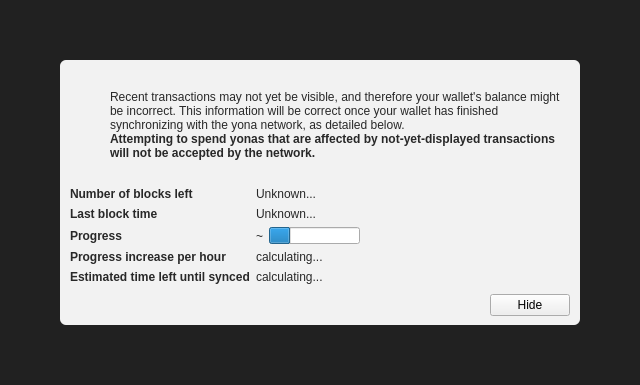
<?xml version="1.0" encoding="UTF-8"?>
<ui version="4.0">
 <class>ModalOverlay</class>
 <widget class="ModalOverlay" name="ModalOverlay">
  <property name="geometry">
   <rect>
    <x>0</x>
    <y>0</y>
    <width>640</width>
    <height>385</height>
   </rect>
  </property>
  <property name="windowTitle">
   <string>Form</string>
  </property>
  <layout class="QVBoxLayout" name="verticalLayout" stretch="0">
   <property name="sizeConstraint">
    <enum>QLayout::SetDefaultConstraint</enum>
   </property>
   <property name="leftMargin">
    <number>0</number>
   </property>
   <property name="topMargin">
    <number>0</number>
   </property>
   <property name="rightMargin">
    <number>0</number>
   </property>
   <property name="bottomMargin">
    <number>0</number>
   </property>
   <item>
    <widget class="QWidget" name="bgWidget" native="true">
     <property name="styleSheet">
      <string notr="true">#bgWidget { background: rgba(0,0,0,220); }</string>
     </property>
     <layout class="QVBoxLayout" name="verticalLayoutMain" stretch="1">
      <property name="leftMargin">
       <number>60</number>
      </property>
      <property name="topMargin">
       <number>60</number>
      </property>
      <property name="rightMargin">
       <number>60</number>
      </property>
      <property name="bottomMargin">
       <number>60</number>
      </property>
      <item>
       <widget class="QWidget" name="contentWidget" native="true">
        <property name="styleSheet">
         <string notr="true">#contentWidget { background: rgba(255,255,255,240); border-radius: 6px; }

QLabel { color: rgb(40,40,40);  }</string>
        </property>
        <layout class="QVBoxLayout" name="verticalLayoutSub" stretch="1,0,0,0">
         <property name="spacing">
          <number>0</number>
         </property>
         <property name="leftMargin">
          <number>10</number>
         </property>
         <property name="topMargin">
          <number>10</number>
         </property>
         <property name="rightMargin">
          <number>10</number>
         </property>
         <property name="bottomMargin">
          <number>10</number>
         </property>
         <item>
          <layout class="QHBoxLayout" name="horizontalLayoutIconText" stretch="0,1">
           <property name="topMargin">
            <number>20</number>
           </property>
           <item>
            <layout class="QVBoxLayout" name="verticalLayoutIcon">
             <property name="leftMargin">
              <number>0</number>
             </property>
             <item>
              <widget class="QPushButton" name="warningIcon">
               <property name="enabled">
                <bool>false</bool>
               </property>
               <property name="text">
                <string/>
               </property>
               <property name="icon">
                <iconset>
                 <normaloff>:/icons/warning</normaloff>
                 <disabledoff>:/icons/warning</disabledoff>:/icons/warning</iconset>
               </property>
               <property name="iconSize">
                <size>
                 <width>48</width>
                 <height>48</height>
                </size>
               </property>
               <property name="flat">
                <bool>true</bool>
               </property>
              </widget>
             </item>
             <item>
              <spacer name="verticalSpacerWarningIcon">
               <property name="orientation">
                <enum>Qt::Vertical</enum>
               </property>
               <property name="sizeHint" stdset="0">
                <size>
                 <width>20</width>
                 <height>40</height>
                </size>
               </property>
              </spacer>
             </item>
            </layout>
           </item>
           <item>
            <layout class="QVBoxLayout" name="verticalLayoutInfoText">
             <property name="leftMargin">
              <number>0</number>
             </property>
             <property name="topMargin">
              <number>0</number>
             </property>
             <item>
              <widget class="QLabel" name="infoText">
               <property name="text">
                <string>Recent transactions may not yet be visible, and therefore your wallet's balance might be incorrect. This information will be correct once your wallet has finished synchronizing with the yona network, as detailed below.</string>
               </property>
               <property name="textFormat">
                <enum>Qt::RichText</enum>
               </property>
               <property name="wordWrap">
                <bool>true</bool>
               </property>
              </widget>
             </item>
             <item>
              <widget class="QLabel" name="infoTextStrong">
               <property name="font">
                <font>
                 <weight>75</weight>
                 <bold>true</bold>
                </font>
               </property>
               <property name="text">
                <string>Attempting to spend yonas that are affected by not-yet-displayed transactions will not be accepted by the network.</string>
               </property>
               <property name="textFormat">
                <enum>Qt::RichText</enum>
               </property>
               <property name="wordWrap">
                <bool>true</bool>
               </property>
              </widget>
             </item>
             <item>
              <spacer name="verticalSpacerInTextSpace">
               <property name="orientation">
                <enum>Qt::Vertical</enum>
               </property>
               <property name="sizeHint" stdset="0">
                <size>
                 <width>20</width>
                 <height>40</height>
                </size>
               </property>
              </spacer>
             </item>
            </layout>
           </item>
          </layout>
         </item>
         <item>
          <spacer name="verticalSpacerAfterText">
           <property name="orientation">
            <enum>Qt::Vertical</enum>
           </property>
           <property name="sizeHint" stdset="0">
            <size>
             <width>20</width>
             <height>40</height>
            </size>
           </property>
          </spacer>
         </item>
         <item>
          <layout class="QFormLayout" name="formLayout">
           <property name="fieldGrowthPolicy">
            <enum>QFormLayout::FieldsStayAtSizeHint</enum>
           </property>
           <property name="horizontalSpacing">
            <number>6</number>
           </property>
           <property name="verticalSpacing">
            <number>6</number>
           </property>
           <property name="topMargin">
            <number>10</number>
           </property>
           <item row="0" column="0">
            <widget class="QLabel" name="labelNumberOfBlocksLeft">
             <property name="font">
              <font>
               <weight>75</weight>
               <bold>true</bold>
              </font>
             </property>
             <property name="text">
              <string>Number of blocks left</string>
             </property>
            </widget>
           </item>
           <item row="0" column="1">
            <widget class="QLabel" name="numberOfBlocksLeft">
             <property name="text">
              <string>Unknown...</string>
             </property>
            </widget>
           </item>
           <item row="1" column="0">
            <widget class="QLabel" name="labelLastBlockTime">
             <property name="font">
              <font>
               <weight>75</weight>
               <bold>true</bold>
              </font>
             </property>
             <property name="text">
              <string>Last block time</string>
             </property>
            </widget>
           </item>
           <item row="1" column="1">
            <widget class="QLabel" name="newestBlockDate">
             <property name="sizePolicy">
              <sizepolicy hsizetype="Maximum" vsizetype="Preferred">
               <horstretch>0</horstretch>
               <verstretch>0</verstretch>
              </sizepolicy>
             </property>
             <property name="text">
              <string>Unknown...</string>
             </property>
            </widget>
           </item>
           <item row="2" column="0">
            <widget class="QLabel" name="labelSyncDone">
             <property name="font">
              <font>
               <weight>75</weight>
               <bold>true</bold>
              </font>
             </property>
             <property name="text">
              <string>Progress</string>
             </property>
            </widget>
           </item>
           <item row="2" column="1">
            <layout class="QHBoxLayout" name="horizontalLayoutSync" stretch="0,1">
             <item>
              <widget class="QLabel" name="percentageProgress">
               <property name="text">
                <string notr="true">~</string>
               </property>
              </widget>
             </item>
             <item>
              <widget class="QProgressBar" name="progressBar">
               <property name="value">
                <number>24</number>
               </property>
               <property name="format">
                <string/>
               </property>
              </widget>
             </item>
            </layout>
           </item>
           <item row="4" column="0">
            <widget class="QLabel" name="labelProgressIncrease">
             <property name="font">
              <font>
               <weight>75</weight>
               <bold>true</bold>
              </font>
             </property>
             <property name="text">
              <string>Progress increase per hour</string>
             </property>
            </widget>
           </item>
           <item row="4" column="1">
            <widget class="QLabel" name="progressIncreasePerH">
             <property name="text">
              <string>calculating...</string>
             </property>
            </widget>
           </item>
           <item row="5" column="0">
            <widget class="QLabel" name="labelEstimatedTimeLeft">
             <property name="font">
              <font>
               <weight>75</weight>
               <bold>true</bold>
              </font>
             </property>
             <property name="text">
              <string>Estimated time left until synced</string>
             </property>
            </widget>
           </item>
           <item row="5" column="1">
            <widget class="QLabel" name="expectedTimeLeft">
             <property name="text">
              <string>calculating...</string>
             </property>
            </widget>
           </item>
          </layout>
         </item>
         <item>
          <layout class="QHBoxLayout" name="horizontalLayoutButtons">
           <property name="leftMargin">
            <number>10</number>
           </property>
           <property name="topMargin">
            <number>10</number>
           </property>
           <item>
            <spacer name="horizontalSpacer">
             <property name="orientation">
              <enum>Qt::Horizontal</enum>
             </property>
             <property name="sizeHint" stdset="0">
              <size>
               <width>40</width>
               <height>20</height>
              </size>
             </property>
            </spacer>
           </item>
           <item>
            <widget class="QPushButton" name="closeButton">
             <property name="text">
              <string>Hide</string>
             </property>
            </widget>
           </item>
          </layout>
         </item>
        </layout>
       </widget>
      </item>
     </layout>
    </widget>
   </item>
  </layout>
 </widget>
 <customwidgets>
  <customwidget>
   <class>ModalOverlay</class>
   <extends>QWidget</extends>
   <header>modaloverlay.h</header>
   <container>1</container>
  </customwidget>
 </customwidgets>
 <resources/>
 <connections/>
</ui>
